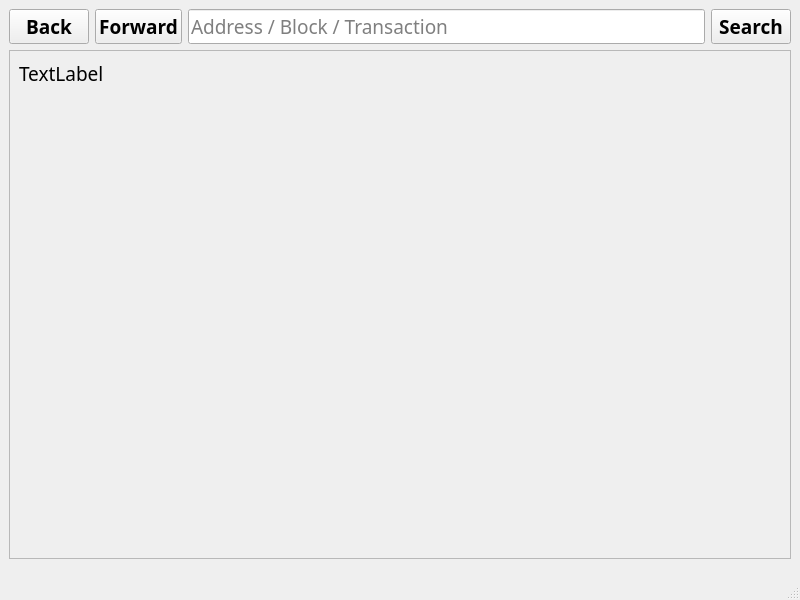
<?xml version="1.0" encoding="UTF-8"?>
<ui version="4.0">
 <class>BlockExplorer</class>
 <widget class="QMainWindow" name="BlockExplorer">
  <property name="geometry">
   <rect>
    <x>0</x>
    <y>0</y>
    <width>800</width>
    <height>600</height>
   </rect>
  </property>
  <property name="font">
   <font>
    <family>Ara Hamah 1982</family>
    <pointsize>14</pointsize>
   </font>
  </property>
  <property name="windowTitle">
   <string>Blockchain Explorer</string>
  </property>
  <widget class="QWidget" name="centralwidget">
   <property name="styleSheet">
    <string notr="true"/>
   </property>
   <layout class="QVBoxLayout" name="verticalLayout">
    <item>
     <layout class="QHBoxLayout" name="horizontalLayout">
      <property name="sizeConstraint">
       <enum>QLayout::SetMinimumSize</enum>
      </property>
      <item>
       <widget class="QPushButton" name="back">
        <property name="font">
         <font>
          <weight>75</weight>
          <bold>true</bold>
         </font>
        </property>
        <property name="text">
         <string>Back</string>
        </property>
        <property name="icon">
         <iconset>
          <normaloff>:/icons/back</normaloff>:/icons/back</iconset>
        </property>
        <property name="flat">
         <bool>false</bool>
        </property>
       </widget>
      </item>
      <item>
       <widget class="QPushButton" name="forward">
        <property name="font">
         <font>
          <weight>75</weight>
          <bold>true</bold>
         </font>
        </property>
        <property name="text">
         <string>Forward</string>
        </property>
        <property name="icon">
         <iconset>
          <normaloff>:/icons/forward</normaloff>:/icons/forward</iconset>
        </property>
       </widget>
      </item>
      <item>
       <widget class="QLineEdit" name="searchBox">
        <property name="sizePolicy">
         <sizepolicy hsizetype="Expanding" vsizetype="Fixed">
          <horstretch>5</horstretch>
          <verstretch>0</verstretch>
         </sizepolicy>
        </property>
        <property name="minimumSize">
         <size>
          <width>0</width>
          <height>33</height>
         </size>
        </property>
        <property name="font">
         <font/>
        </property>
        <property name="inputMask">
         <string/>
        </property>
        <property name="text">
         <string/>
        </property>
        <property name="placeholderText">
         <string>Address / Block / Transaction</string>
        </property>
       </widget>
      </item>
      <item>
       <widget class="QPushButton" name="pushSearch">
        <property name="sizePolicy">
         <sizepolicy hsizetype="Minimum" vsizetype="Fixed">
          <horstretch>0</horstretch>
          <verstretch>0</verstretch>
         </sizepolicy>
        </property>
        <property name="minimumSize">
         <size>
          <width>0</width>
          <height>0</height>
         </size>
        </property>
        <property name="maximumSize">
         <size>
          <width>16777215</width>
          <height>16777215</height>
         </size>
        </property>
        <property name="font">
         <font>
          <weight>75</weight>
          <bold>true</bold>
         </font>
        </property>
        <property name="text">
         <string>Search</string>
        </property>
        <property name="autoDefault">
         <bool>false</bool>
        </property>
        <property name="default">
         <bool>false</bool>
        </property>
        <property name="flat">
         <bool>false</bool>
        </property>
       </widget>
      </item>
     </layout>
    </item>
    <item>
     <widget class="QScrollArea" name="scrollArea">
      <property name="font">
       <font>
        <family>Ara Hamah 1982</family>
        <pointsize>14</pointsize>
       </font>
      </property>
      <property name="widgetResizable">
       <bool>true</bool>
      </property>
      <widget class="QWidget" name="scrollAreaWidgetContents">
       <property name="geometry">
        <rect>
         <x>0</x>
         <y>0</y>
         <width>780</width>
         <height>498</height>
        </rect>
       </property>
       <layout class="QHBoxLayout" name="horizontalLayout_2">
        <item>
         <widget class="QLabel" name="content">
          <property name="sizePolicy">
           <sizepolicy hsizetype="Preferred" vsizetype="Expanding">
            <horstretch>0</horstretch>
            <verstretch>0</verstretch>
           </sizepolicy>
          </property>
          <property name="font">
           <font/>
          </property>
          <property name="text">
           <string>TextLabel</string>
          </property>
          <property name="textFormat">
           <enum>Qt::RichText</enum>
          </property>
          <property name="alignment">
           <set>Qt::AlignLeading|Qt::AlignLeft|Qt::AlignTop</set>
          </property>
          <property name="textInteractionFlags">
           <set>Qt::LinksAccessibleByMouse|Qt::TextSelectableByMouse</set>
          </property>
         </widget>
        </item>
       </layout>
      </widget>
     </widget>
    </item>
   </layout>
  </widget>
  <widget class="QMenuBar" name="menubar">
   <property name="geometry">
    <rect>
     <x>0</x>
     <y>0</y>
     <width>800</width>
     <height>21</height>
    </rect>
   </property>
  </widget>
  <widget class="QStatusBar" name="statusbar"/>
 </widget>
 <resources>
  <include location="../nyerium.qrc"/>
 </resources>
 <connections/>
</ui>
